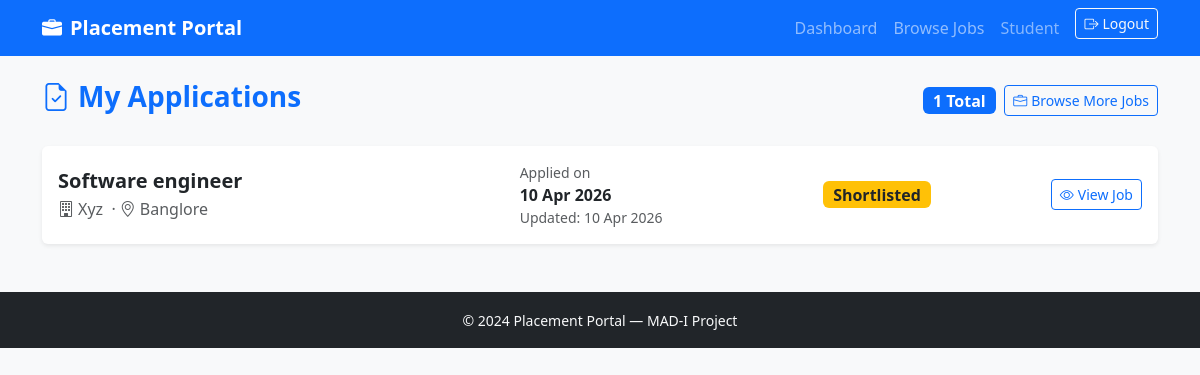
Screenshot of /student/my-applications (signed in) with the database file from the repository.
### models.py (models this page shows, shortened)
class User(UserMixin, db.Model):
    id= db.Column(db.Integer, primary_key=True)
    username= db.Column(db.String(80), unique=True, nullable=False)
    email= db.Column(db.String(120), unique=True, nullable=False)
    password_hash = db.Column(db.String(256))
    role = db.Column(db.String(20))
    active = db.Column(db.Boolean, default=True)
    student_profile = db.relationship('Student', backref='user', uselist=False)
    company_profile = db.relationship('Company', backref='user', uselist=False)
    @property
    def is_active(self):
        return self.active

class Application(db.Model):
    id = db.Column(db.Integer, primary_key=True)
    student_id = db.Column(db.Integer, db.ForeignKey('student.id'), nullable=False)
    job_id = db.Column(db.Integer, db.ForeignKey('job_position.id'), nullable=False)
    applied_at = db.Column(db.DateTime, default=lambda: datetime.now(timezone.utc))
    status = db.Column(db.String(30), default='applied')
    notes = db.Column(db.Text)
    updated_at = db.Column(db.DateTime, default=lambda: datetime.now(timezone.utc))
    __table_args__ = (
        db.UniqueConstraint('student_id', 'job_id', name='uq_student_job'),
    )

class JobPosition(db.Model):
    id = db.Column(db.Integer, primary_key=True)
    company_id = db.Column(db.Integer, db.ForeignKey('company.id'), nullable=False)
    title = db.Column(db.String(150))
    description = db.Column(db.Text)
    required_skills = db.Column(db.Text)
    experience = db.Column(db.String(100))
    salary_min = db.Column(db.Float)
    salary_max = db.Column(db.Float)
    location = db.Column(db.String(150))
    deadline = db.Column(db.DateTime)
    status = db.Column(db.String(20), default='active')
    is_approved = db.Column(db.Boolean, default=False)
    created_at = db.Column(db.DateTime, default=lambda: datetime.now(timezone.utc), nullable=False)
    applications = db.relationship('Application', backref='job', lazy='dynamic')

class Company(db.Model):
    id = db.Column(db.Integer, primary_key=True)
    user_id = db.Column(db.Integer, db.ForeignKey('user.id'), nullable=False)
    name = db.Column(db.String(150))
    industry = db.Column(db.String(100))
    website = db.Column(db.String(250))
    description = db.Column(db.Text)
    location = db.Column(db.String(150))
    approval_status = db.Column(db.String(20), default='pending')
    is_blacklisted  = db.Column(db.Boolean, default=False)
    created_at = db.Column(db.DateTime, default=lambda: datetime.now(timezone.utc), nullable=False)
    jobs = db.relationship('JobPosition', backref='company', lazy='dynamic')

### routes/student.py (the view)
@student_bp.route('/my-applications')
@login_required
@student_required
def my_applications():
    student      = current_user.student_profile
    applications = student.applications.order_by(
                    Application.applied_at.desc()).all()
    return render_template('student/my_applications.html',student=student,applications=applications)

### models.py (called while the page is built)
@login_manager.user_loader
def load_user(user_id):
    return User.query.get(int(user_id))

### routes/student.py (called while the page is built)
def student_required(f):
    @wraps(f)
    def wrapped(*args, **kwargs):
        if not current_user.is_authenticated:
            return redirect(url_for('auth.login'))
        if current_user.role != 'student':
            flash('Student access required.', 'danger')
            return redirect(url_for('auth.login'))
        if not current_user.active:
            flash('Your account has been suspended.', 'danger')
            return redirect(url_for('auth.logout'))
        return f(*args, **kwargs)
    return wrapped

### templates/student/my_applications.html (shortened to what this page needs)
{% extends 'base.html' %}
{% block content %}
<div class="d-flex justify-content-between align-items-center mb-4">
  <h3 class="fw-bold text-primary">
    <i class="bi bi-file-earmark-check me-2"></i>My Applications
  </h3>
  <div class="d-flex align-items-center gap-2">
    <span class="badge bg-primary fs-6">{{ applications|length }} Total</span>
    <a href="{{ url_for('student.jobs') }}" class="btn btn-outline-primary btn-sm">
      <i class="bi bi-briefcase me-1"></i>Browse More Jobs
    </a>
  </div>
</div>
{% if applications %}
<div class="row g-3">
  {% for app in applications %}
  <div class="col-12">
    <div class="card border-0 shadow-sm">
      <div class="card-body">
        <div class="row align-items-center">
          <div class="col-md-5">
            <h5 class="fw-bold mb-1">{{ app.job.title }}</h5>
            <p class="text-muted mb-0">
              <i class="bi bi-building me-1"></i>{{ app.job.company.name }}
              {% if app.job.location %}
              &nbsp;·&nbsp;<i class="bi bi-geo-alt me-1"></i>{{ app.job.location }}
              {% endif %}
            </p>
          </div>
          <div class="col-md-3 mt-2 mt-md-0">
            <div class="small text-muted">Applied on</div>
            <div class="fw-semibold">{{ app.applied_at.strftime('%d %b %Y') }}</div>
            {% if app.updated_at and app.updated_at != app.applied_at %}
            <div class="small text-muted">Updated: {{ app.updated_at.strftime('%d %b %Y') }}</div>
            {% endif %}
          </div>
          <div class="col-md-2 mt-2 mt-md-0 text-md-center">
            <span class="badge fs-6
              {% if app.status == 'placed' %}bg-success
              {% elif app.status == 'shortlisted' %}bg-warning text-dark
              {% elif app.status == 'interview' %}bg-info text-dark
              {% elif app.status == 'rejected' %}bg-danger
              {% else %}bg-secondary{% endif %}">
              {{ app.status | capitalize }}
            </span>
          </div>
          <div class="col-md-2 mt-2 mt-md-0 text-md-end">
            <a href="{{ url_for('student.job_detail', job_id=app.job_id) }}"
               class="btn btn-outline-primary btn-sm">
              <i class="bi bi-eye me-1"></i>View Job
            </a>
          </div>
        </div>
      </div>
    </div>
  </div>
  {% endfor %}
</div>
{% endif %}
{% endblock %}

### templates/base.html (shortened to what this page needs)
<!DOCTYPE html>
<html lang="en">
<head>
  <link href="https://cdn.jsdelivr.net/npm/bootstrap@5.3.0/dist/css/bootstrap.min.css" rel="stylesheet"/>
  <link href="https://cdn.jsdelivr.net/npm/bootstrap-icons@1.11.0/font/bootstrap-icons.css" rel="stylesheet"/>
</head>
<body class="bg-light">
<nav class="navbar navbar-expand-lg navbar-dark bg-primary">
  <div class="container">
    <a class="navbar-brand fw-bold" href="{{ url_for('auth.index') }}">
      <i class="bi bi-briefcase-fill me-2"></i>Placement Portal
    </a>
    <div class="collapse navbar-collapse" id="navbarNav">
      <ul class="navbar-nav ms-auto">
        {% if current_user.is_authenticated %}
          {% if current_user.role == 'admin' %}
            <li class="nav-item">
              <a class="nav-link" href="{{ url_for('admin.dashboard') }}">Dashboard</a>
            </li>
          {% elif current_user.role == 'company' %}
            <li class="nav-item">
              <a class="nav-link" href="{{ url_for('company.dashboard') }}">Dashboard</a>
            </li>
          {% elif current_user.role == 'student' %}
            <li class="nav-item">
              <a class="nav-link" href="{{ url_for('student.dashboard') }}">Dashboard</a>
            </li>
            <li class="nav-item">
              <a class="nav-link" href="{{ url_for('student.jobs') }}">Browse Jobs</a>
            </li>
          {% endif %}
          <li class="nav-item">
            <span class="nav-link text-white-50">
              {{ current_user.role | capitalize }}
            </span>
          </li>
          <li class="nav-item">
            <a class="btn btn-outline-light btn-sm ms-2"
               href="{{ url_for('auth.logout') }}">
              <i class="bi bi-box-arrow-right me-1"></i>Logout
            </a>
          </li>
        {% endif %}
      </ul>
    </div>
  </div>
</nav>
<main class="container my-4">
  {% block content %}{% endblock %}
</main>
<footer class="bg-dark text-light text-center py-3 mt-5">
  <small>&copy; 2024 Placement Portal — MAD-I Project</small>
</footer>
</body>
</html>

### rows the page displays
User: role "Student"
Application: job "Software engineer", job.company.name "Xyz", job.location "Banglore", applied_at "10 Apr 2026", updated_at "10 Apr 2026", status "Shortlisted"

### other values shown
{{ applications|length }} "1"
